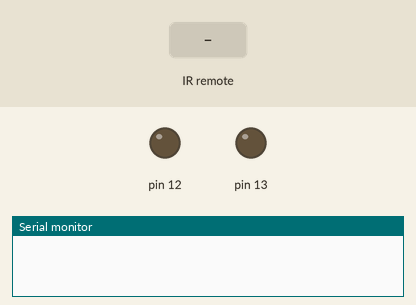
Recording of a sketch running on a simulated Arduino Uno, built with avr-gcc and run on an emulated ATmega328P. Parts: output pins drawn as LEDs (lit = HIGH), the last lines printed to the serial monitor. The test bench sets the inputs (shaded band).

Above: at 1.2 s.
1.3 s: infrared code 0x1FED827 received
At 1.7 s:
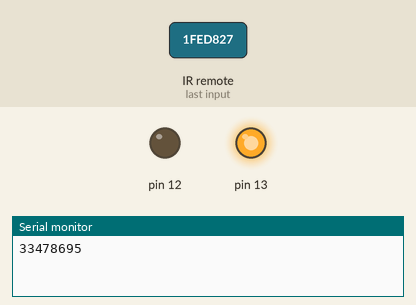
3.3 s: infrared code 0x1FEB04F received
At 3.7 s:
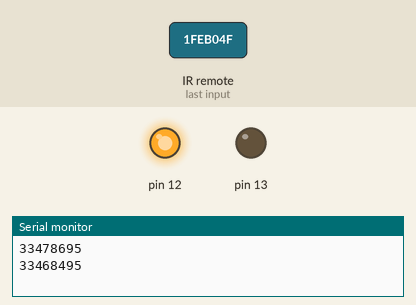
Timing chart, 0 to 6.3 s (numbered marks = the images above; inputs shaded):
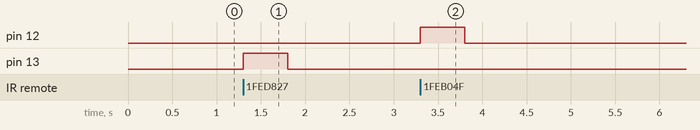

The sketch:

RemoteCar.ino
```cpp
#include <IRremote.h>
int RECV_PIN = 15;
IRrecv irrecv(RECV_PIN);
decode_results results;

void setup() {
  pinMode(12,OUTPUT);
  pinMode(13,OUTPUT);
  irrecv.enableIRIn();
  Serial.begin(9600);
}

void loop() {
  if (irrecv.decode(&results)) {
    Serial.println(results.value);
    switch(results.value) {
      case 33478695:
        digitalWrite(12,LOW);
        digitalWrite(13,HIGH);
        delay(500);
        digitalWrite(12,LOW);
        digitalWrite(13,LOW);
        break;
      case 33468495:
        digitalWrite(12,HIGH);
        digitalWrite(13,LOW);
        delay(500);
        digitalWrite(12,LOW);
        digitalWrite(13,LOW);
        break;
      }
    irrecv.resume();
  }
}
```

Measured:
- after the input at 1.3 s, pin 13: LOW → HIGH at once, → LOW 0.50 s later
- after the input at 3.3 s, pin 12: LOW → HIGH at once, → LOW 0.50 s later
